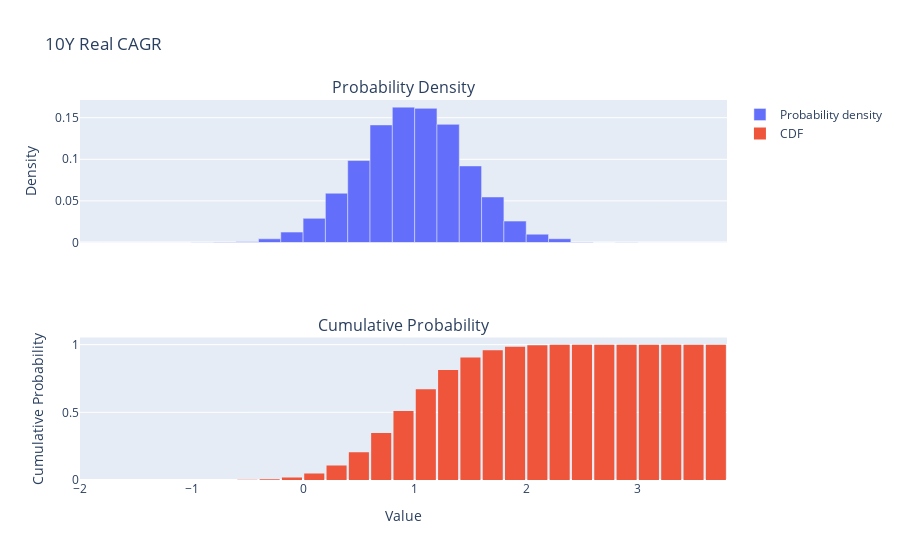

The notebook cell saved with this chart:
### Code cell
import plotly.graph_objects as go
from plotly.subplots import make_subplots
import plotly.io as pio

pio.renderers.default = 'iframe'  # plotly_mimetype+notebook' # or 'iframe'

dbins = .20
bins = np.arange(-3., 3, dbins) + 1.
values = r10_reals[-1,:]

# Create 2x1 subplots
fig = make_subplots(
    rows=2,
    cols=1,
    shared_xaxes=True,
    subplot_titles=("Probability Density", "Cumulative Probability")
)


counts, bins = np.histogram(values, bins=bins)
bin_centers = 0.5 * ( bins[:-1] + bins[1:] )
bin_widths = bins[1:] - bins[:-1]
probabilities = counts / counts.sum()

# Probability density histogram
fig.add_trace(
    # go.Histogram(
    #     x=values,
    #     histnorm="probability density",
    #     nbinsx=20,
    #     name="PDF"
    # ),
    go.Bar(
        x=bin_centers,
        y=probabilities,
        width=bin_widths,
        name='Probability density'
    ),
    row=1,
    col=1
)

# Cumulative probability histogram
fig.add_trace(
    go.Histogram(
        x=values,
        histnorm="probability",
        cumulative=dict(enabled=True),
        # nbinsx=20,
        xbins = dict(start=bins[0], end=bins[-1], size=dbins),
        name="CDF"
    ),
    row=2,
    col=1
)

# Layout
fig.update_layout(
    height=600,
    title="10Y Real CAGR",
    bargap=0.1
)

fig.update_xaxes(title_text="Value", row=2, col=1)
fig.update_yaxes(title_text="Density", row=1, col=1)
fig.update_yaxes(title_text="Cumulative Probability", row=2, col=1)

fig.show()

### Figure 1 — Plotly figure (JSON) as saved in the notebook; plotly's stock layout.template omitted (floating-point values rounded to 4 significant figures; data arrays with more than 128 entries replaced by an {"elided": "..."} marker saying what was removed)
{"data": [{"name": "Probability density", "type": "bar", "width": [0.2, 0.2, 0.2, 0.2, 0.2, 0.2, 0.2, 0.2, 0.2, 0.2, 0.2, 0.2, 0.2, 0.2, 0.2, 0.2, 0.2, 0.2, 0.2, 0.2, 0.2, 0.2, 0.2, 0.2, 0.2, 0.2, 0.2, 0.2, 0.2], "x": [-1.9, -1.7, -1.5, -1.3, -1.1, -0.9, -0.7, -0.5, -0.3, -0.1, 0.1, 0.3, 0.5, 0.7, 0.9, 1.1, 1.3, 1.5, 1.7, 1.9, 2.1, 2.3, 2.5, 2.7, 2.9, 3.1, 3.3, 3.5, 3.7], "xaxis": "x", "y": [0, 0, 0, 0, 0, 0.0002, 0.0005, 0.0008, 0.0044, 0.0125, 0.029, 0.0592, 0.0985, 0.1413, 0.1627, 0.1612, 0.142, 0.092, 0.0547, 0.0257, 0.01, 0.0045, 0.0006, 0, 0.0002, 0, 0, 0, 0], "yaxis": "y"}, {"cumulative": {"enabled": true}, "histnorm": "probability", "name": "CDF", "type": "histogram", "x": {"elided": "10000 float values"}, "xaxis": "x2", "xbins": {"end": 3.8, "size": 0.2, "start": -2}, "yaxis": "y2"}], "layout": {"annotations": [{"font": {"size": 16}, "showarrow": false, "text": "Probability Density", "x": 0.5, "xanchor": "center", "xref": "paper", "y": 1, "yanchor": "bottom", "yref": "paper"}, {"font": {"size": 16}, "showarrow": false, "text": "Cumulative Probability", "x": 0.5, "xanchor": "center", "xref": "paper", "y": 0.375, "yanchor": "bottom", "yref": "paper"}], "autosize": true, "bargap": 0.1, "title": {"text": "10Y Real CAGR"}, "xaxis": {"anchor": "y", "autorange": true, "domain": [0, 1], "matches": "x2", "range": [-2, 3.8], "showticklabels": false, "type": "linear"}, "xaxis2": {"anchor": "y2", "autorange": true, "domain": [0, 1], "range": [-2, 3.8], "title": {"text": "Value"}, "type": "linear"}, "yaxis": {"anchor": "x", "autorange": true, "domain": [0.625, 1], "range": [0, 0.1713], "title": {"text": "Density"}, "type": "linear"}, "yaxis2": {"anchor": "x2", "autorange": true, "domain": [0, 0.375], "range": [0, 1.053], "title": {"text": "Cumulative Probability"}}}}
